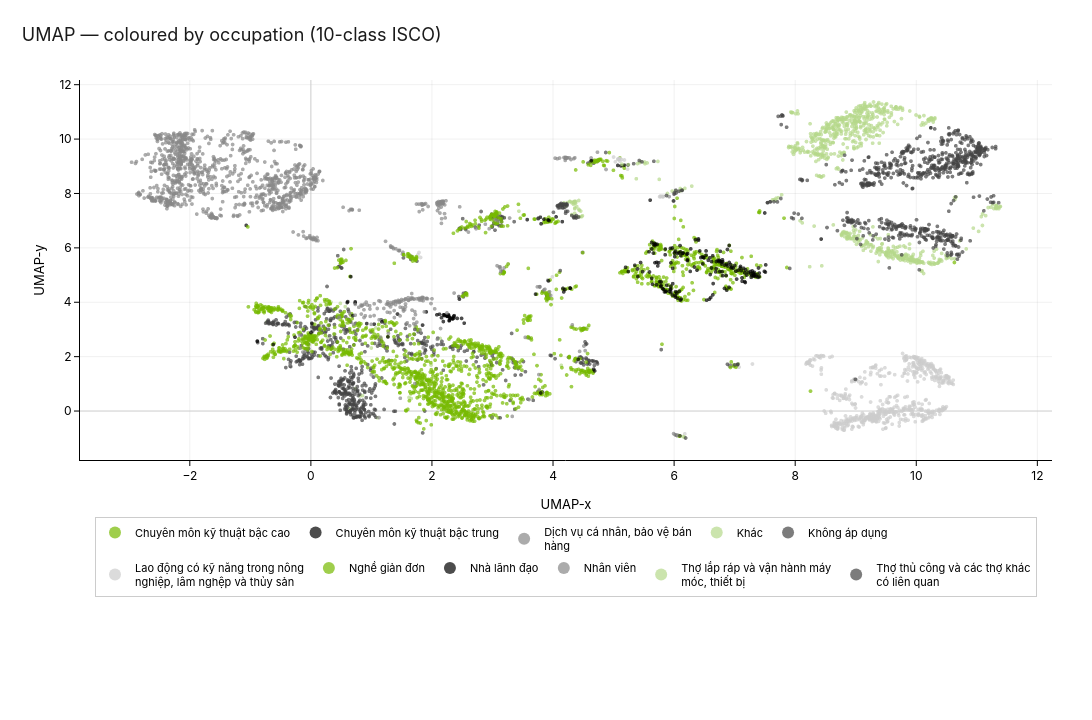

Notebook code for this chart:
### Code cell
fig = _scatter('occupation', 'UMAP — coloured by occupation (10-class ISCO)')
save_figure(fig, '03_umap_by_occupation', out_dir=OUT_DIR,
             width=EMBED_FIG_W, height=EMBED_FIG_H)
fig.show()

### Figure 1 — Plotly figure (JSON) as saved in the notebook; plotly's stock layout.template omitted (floating-point values rounded to 4 significant figures; data arrays with more than 128 entries replaced by an {"elided": "..."} marker saying what was removed)
{"data": [{"customdata": {"elided": "406x4 str values"}, "hovertemplate": "occupation=%{customdata[0]}<br>region=%{customdata[1]}<br>education_level=%{customdata[2]}<extra></extra>", "legendgroup": "Chuyên môn kỹ thuật bậc cao", "marker": {"color": "#76B900", "line": {"width": 0}, "opacity": 0.7, "size": 4, "symbol": "circle"}, "mode": "markers", "name": "Chuyên môn kỹ thuật bậc cao", "showlegend": true, "type": "scattergl", "x": {"elided": "406 float values"}, "xaxis": "x", "y": {"elided": "406 float values"}, "yaxis": "y"}, {"customdata": {"elided": "184x4 str values"}, "hovertemplate": "occupation=%{customdata[0]}<br>region=%{customdata[1]}<br>education_level=%{customdata[2]}<extra></extra>", "legendgroup": "Chuyên môn kỹ thuật bậc trung", "marker": {"color": "#000000", "line": {"width": 0}, "opacity": 0.7, "size": 4, "symbol": "circle"}, "mode": "markers", "name": "Chuyên môn kỹ thuật bậc trung", "showlegend": true, "type": "scattergl", "x": {"elided": "184 float values"}, "xaxis": "x", "y": {"elided": "184 float values"}, "yaxis": "y"}, {"customdata": {"elided": "1070x4 str values"}, "hovertemplate": "occupation=%{customdata[0]}<br>region=%{customdata[1]}<br>education_level=%{customdata[2]}<extra></extra>", "legendgroup": "Dịch vụ cá nhân, bảo vệ bán<br>hàng", "marker": {"color": "#888888", "line": {"width": 0}, "opacity": 0.7, "size": 4, "symbol": "circle"}, "mode": "markers", "name": "Dịch vụ cá nhân, bảo vệ bán<br>hàng", "showlegend": true, "type": "scattergl", "x": {"elided": "1070 float values"}, "xaxis": "x", "y": {"elided": "1070 float values"}, "yaxis": "y"}, {"customdata": {"elided": "37x4 str values"}, "hovertemplate": "occupation=%{customdata[0]}<br>region=%{customdata[1]}<br>education_level=%{customdata[2]}<extra></extra>", "legendgroup": "Khác", "marker": {"color": "#B5D88A", "line": {"width": 0}, "opacity": 0.7, "size": 4, "symbol": "circle"}, "mode": "markers", "name": "Khác", "showlegend": true, "type": "scattergl", "x": [0.6398, 0.3746, 1.64, 3.195, 4.541, 2.784, 0.7348, 3.386, 1.714, 0.2735, 3.275, 0.5733, 4.137, 3.087, 4.674, 0.8521, 1.72, -0.7316, 2.137, 0.4817, 0.4871, 0.999, 2.989, 0.3324, 1.657, 1.985, 2.775, 1.622, 0.8115, 0.2935, 1.77, 1.073, 4.575, 1.049, 0.5675, 1.098, -0.5331], "xaxis": "x", "y": [0.07628, 3.736, 1.253, 7.114, 3.048, 2.329, 0.8282, 1.75, 5.565, 2.703, 1.827, 3.215, 1.679, 7.07, 9.213, 0.5655, 3.091, 3.27, 2.668, 3.465, 3.957, 2.318, 7.025, 4.004, 0.4607, 1.692, 1.387, 0.4995, 0.5558, 3.156, 2.991, 3.057, 3.077, 1.367, 3.84, -0.2495, 3.756], "yaxis": "y"}, {"customdata": {"elided": "635x4 str values"}, "hovertemplate": "occupation=%{customdata[0]}<br>region=%{customdata[1]}<br>education_level=%{customdata[2]}<extra></extra>", "legendgroup": "Không áp dụng", "marker": {"color": "#444444", "line": {"width": 0}, "opacity": 0.7, "size": 4, "symbol": "circle"}, "mode": "markers", "name": "Không áp dụng", "showlegend": true, "type": "scattergl", "x": {"elided": "635 float values"}, "xaxis": "x", "y": {"elided": "635 float values"}, "yaxis": "y"}, {"customdata": {"elided": "594x4 str values"}, "hovertemplate": "occupation=%{customdata[0]}<br>region=%{customdata[1]}<br>education_level=%{customdata[2]}<extra></extra>", "legendgroup": "Lao động có kỹ năng trong nông<br>nghiệp, lâm nghệp và thủy sản", "marker": {"color": "#CCCCCC", "line": {"width": 0}, "opacity": 0.7, "size": 4, "symbol": "circle"}, "mode": "markers", "name": "Lao động có kỹ năng trong nông<br>nghiệp, lâm nghệp và thủy sản", "showlegend": true, "type": "scattergl", "x": {"elided": "594 float values"}, "xaxis": "x", "y": {"elided": "594 float values"}, "yaxis": "y"}, {"customdata": {"elided": "1400x4 str values"}, "hovertemplate": "occupation=%{customdata[0]}<br>region=%{customdata[1]}<br>education_level=%{customdata[2]}<extra></extra>", "legendgroup": "Nghề giản đơn", "marker": {"color": "#76B900", "line": {"width": 0}, "opacity": 0.7, "size": 4, "symbol": "circle"}, "mode": "markers", "name": "Nghề giản đơn", "showlegend": true, "type": "scattergl", "x": {"elided": "1400 float values"}, "xaxis": "x", "y": {"elided": "1400 float values"}, "yaxis": "y"}, {"customdata": {"elided": "52x4 str values"}, "hovertemplate": "occupation=%{customdata[0]}<br>region=%{customdata[1]}<br>education_level=%{customdata[2]}<extra></extra>", "legendgroup": "Nhà lãnh đạo", "marker": {"color": "#000000", "line": {"width": 0}, "opacity": 0.7, "size": 4, "symbol": "circle"}, "mode": "markers", "name": "Nhà lãnh đạo", "showlegend": true, "type": "scattergl", "x": [2.274, -0.2621, 1.173, 2.289, 2.358, 2.124, 2.27, 4.688, 4.671, 0.7297, 2.232, 2.417, 2.342, 0.001999, 2.358, 2.453, 2.202, -0.6197, 2.253, 2.082, 1.845, 3.797, 0.9231, 0.6091, 2.188, 0.7324, 2.367, 1.273, 0.6602, 2.309, 0.01569, 4.417, 1.431, 2.243, 2.265, 2.532, -0.8839, 3.711, 2.295, 4.632, 2.489, 1.906, 3.924, 0.6935, 1.046, 0.6, 2.284, 2.339, 2.211, 2.288, 2.189, 2.158], "xaxis": "x", "y": [3.527, 2.715, 3.279, 3.455, 3.415, 3.559, 3.54, 1.476, 1.539, 3.966, 3.518, 3.407, 3.385, 2.888, 3.479, 4.115, 3.541, 2.446, 3.48, 3.538, 3.161, 0.6634, 3.215, 4.024, 3.291, 4.014, 3.506, 2.726, 4.943, 3.393, 3.227, 1.896, 3.567, 3.496, 3.485, 3.231, 2.571, 4.299, 3.433, 9.207, 3.406, 3.645, 4.786, 3.511, 3.195, 3.99, 3.318, 3.42, 3.513, 3.338, 3.531, 3.429], "yaxis": "y"}, {"customdata": {"elided": "139x4 str values"}, "hovertemplate": "occupation=%{customdata[0]}<br>region=%{customdata[1]}<br>education_level=%{customdata[2]}<extra></extra>", "legendgroup": "Nhân viên", "marker": {"color": "#888888", "line": {"width": 0}, "opacity": 0.7, "size": 4, "symbol": "circle"}, "mode": "markers", "name": "Nhân viên", "showlegend": true, "type": "scattergl", "x": {"elided": "139 float values"}, "xaxis": "x", "y": {"elided": "139 float values"}, "yaxis": "y"}, {"customdata": {"elided": "762x4 str values"}, "hovertemplate": "occupation=%{customdata[0]}<br>region=%{customdata[1]}<br>education_level=%{customdata[2]}<extra></extra>", "legendgroup": "Thợ lắp ráp và vận hành máy<br>móc, thiết bị", "marker": {"color": "#B5D88A", "line": {"width": 0}, "opacity": 0.7, "size": 4, "symbol": "circle"}, "mode": "markers", "name": "Thợ lắp ráp và vận hành máy<br>móc, thiết bị", "showlegend": true, "type": "scattergl", "x": {"elided": "762 float values"}, "xaxis": "x", "y": {"elided": "762 float values"}, "yaxis": "y"}, {"customdata": {"elided": "721x4 str values"}, "hovertemplate": "occupation=%{customdata[0]}<br>region=%{customdata[1]}<br>education_level=%{customdata[2]}<extra></extra>", "legendgroup": "Thợ thủ công và các thợ khác<br>có liên quan", "marker": {"color": "#444444", "line": {"width": 0}, "opacity": 0.7, "size": 4, "symbol": "circle"}, "mode": "markers", "name": "Thợ thủ công và các thợ khác<br>có liên quan", "showlegend": true, "type": "scattergl", "x": {"elided": "721 float values"}, "xaxis": "x", "y": {"elided": "721 float values"}, "yaxis": "y"}], "layout": {"colorway": ["#76B900", "#000000", "#888888", "#B5D88A", "#444444", "#CCCCCC"], "font": {"color": "#000000", "family": "NVIDIA Sans, NVIDIASans, NVIDIA, Inter, Helvetica Neue, Helvetica, Arial, sans-serif", "size": 13}, "height": 720, "hoverlabel": {"bgcolor": "#000000", "bordercolor": "#76B900", "font": {"color": "#FFFFFF", "family": "NVIDIA Sans, NVIDIASans, NVIDIA, Inter, Helvetica Neue, Helvetica, Arial, sans-serif", "size": 12}}, "legend": {"bgcolor": "rgba(255,255,255,0.92)", "bordercolor": "#CCCCCC", "borderwidth": 1, "font": {"color": "#000000", "family": "NVIDIA Sans, NVIDIASans, NVIDIA, Inter, Helvetica Neue, Helvetica, Arial, sans-serif", "size": 11}, "itemsizing": "constant", "orientation": "h", "title": {"text": ""}, "tracegroupgap": 4, "x": 0.5, "xanchor": "center", "y": -0.15, "yanchor": "top"}, "margin": {"b": 260, "l": 80, "r": 40, "t": 80}, "paper_bgcolor": "#FFFFFF", "plot_bgcolor": "#FFFFFF", "title": {"font": {"color": "#1A1A1A", "family": "NVIDIA Sans, NVIDIASans, NVIDIA, Inter, Helvetica Neue, Helvetica, Arial, sans-serif", "size": 18}, "text": "UMAP — coloured by occupation (10-class ISCO)", "x": 0.02, "xanchor": "left", "y": 0.96}, "width": 1100, "xaxis": {"anchor": "y", "automargin": true, "domain": [0.0, 1.0], "gridcolor": "rgba(0,0,0,0.06)", "linecolor": "#000000", "linewidth": 1, "mirror": false, "showgrid": true, "showline": true, "tickcolor": "#000000", "tickfont": {"color": "#000000", "family": "NVIDIA Sans, NVIDIASans, NVIDIA, Inter, Helvetica Neue, Helvetica, Arial, sans-serif", "size": 12}, "ticks": "outside", "title": {"font": {"color": "#000000", "family": "NVIDIA Sans, NVIDIASans, NVIDIA, Inter, Helvetica Neue, Helvetica, Arial, sans-serif", "size": 13}, "text": "UMAP-x"}, "zeroline": true, "zerolinecolor": "#CCCCCC"}, "yaxis": {"anchor": "x", "automargin": true, "domain": [0.0, 1.0], "gridcolor": "rgba(0,0,0,0.06)", "linecolor": "#000000", "linewidth": 1, "mirror": false, "showgrid": true, "showline": true, "tickcolor": "#000000", "tickfont": {"color": "#000000", "family": "NVIDIA Sans, NVIDIASans, NVIDIA, Inter, Helvetica Neue, Helvetica, Arial, sans-serif", "size": 12}, "ticks": "outside", "title": {"font": {"color": "#000000", "family": "NVIDIA Sans, NVIDIASans, NVIDIA, Inter, Helvetica Neue, Helvetica, Arial, sans-serif", "size": 13}, "text": "UMAP-y"}, "zeroline": true, "zerolinecolor": "#CCCCCC"}}}
